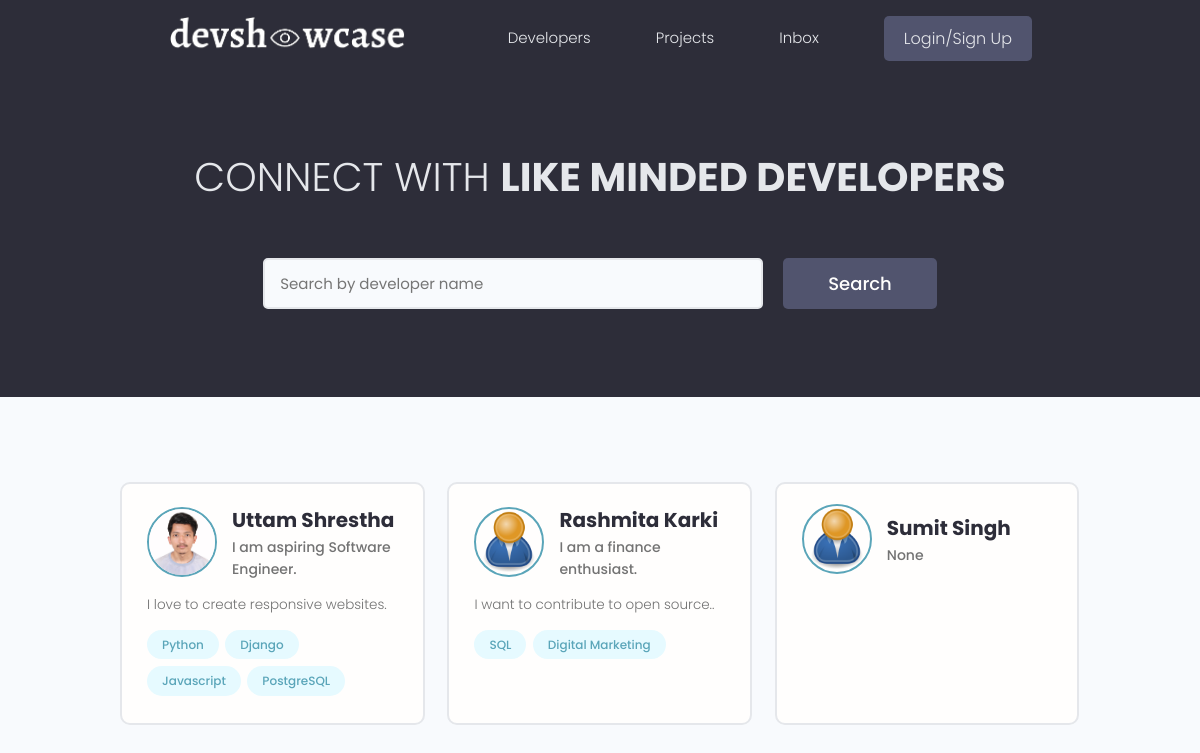
The page / on the database its author committed.
### users/models.py (models this page shows, shortened)
class Profile(models.Model):
    user = models.OneToOneField(User, on_delete=models.CASCADE, null = True, blank = True)  # User has one to one relationship with their Profile means user can create only one Profile.
    name = models.CharField(max_length = 100, blank = True, null = True)
    email = models.EmailField(max_length = 50, blank = True, null = True)
    username = models.CharField(max_length = 20, blank = True, null = True)
    short_intro = models.CharField(max_length = 200, blank = True, null = True)
    location = models.CharField(max_length = 200, blank = True, null = True)
    bio = models.TextField(blank = True, null = True)
    profile_image = models.ImageField(null = True, blank = True, upload_to = 'users/', default='users/user-default.png')
    social_github = models.CharField(max_length = 200, blank = True, null = True)     # user can add github
    social_linkedin = models.CharField(max_length = 200, blank = True, null = True)   # user can add linkedin
    social_website = models.CharField(max_length = 200, blank = True, null = True)    # user can add their website.
    created = models.DateTimeField(auto_now_add=True)
    id = models.UUIDField(default = uuid.uuid4, primary_key = True, editable = False)

class Skill(models.Model):
    owner = models.ForeignKey(Profile, on_delete=models.CASCADE, blank = True, null = True) # when Profile is deleted, delete skill too.
    name = models.CharField(null = True, blank = True, max_length = 40) # name of the skill that user has
    description = models.TextField(null = True, blank= True)
    created = models.DateTimeField(auto_now_add=True)
    id = models.UUIDField(default = uuid.uuid4, primary_key = True, editable = False)
    def __str__(self):
        return self.name

### users/views.py (the view)
# urls.py: path('', views.Profile, name= 'profiles'),
def Profile(request):
    profiles = models.Profile.objects.all() # query all the profiles and store in profiles.
    context = {'profiles': profiles}    # set profiles [key] and profiles [value] to use in template later.
    return render(request, 'users/profiles.html', context)  # pass context to use those variables in template.

### template/users/profiles.html (shortened to what this page needs)
{% extends 'application/main.html' %}
{% block content %}
  <main class="home">
    <section class="hero-section text-center">
      <div class="container container--narrow">
        <div class="hero-section__box">
          <h2>CONNECT WITH <span>LIKE MINDED DEVELOPERS</span></h2>
        </div>
        <div class="hero-section__search">
          <form class="form" action="#" method="get">
            <div class="form__field">
              <input class="input input--text" id="formInput#search" type="text" name="text"
                placeholder="Search by developer name" />
            </div>
            <input class="btn btn--sub btn--lg" type="submit" value="Search" />
          </form>
        </div>
      </div>
    </section>
    <section class="devlist">
      <div class="container">
        <div class="grid grid--three">
        {% for profile in profiles %}
          <div class="column card">
            <div class="dev">
              <a href="{% url 'user-profile' profile.pk %}" class="card__body">
                <div class="dev__profile">
                  <img class="avatar avatar--md" src="{{profile.profile_image.url}}" alt="image" />
                  <div class="dev__meta">
                    <h3>{{profile.name}}</h3>
                    <h5>{{profile.short_intro|slice:"60"}}</h5>
                  </div>
                </div>
                <p class="dev__info">{{profile.bio|slice:"120"}}</p>
                <div class="dev__skills">
                    {% for skill in profile.skill_set.all|slice:"5" %}
                    <span class="tag tag--pill tag--main">
                        <small>{{skill}}</small>
                    </span>
                    {% endfor %}
                </div>
              </a>
            </div>
          </div>
          {% endfor %}
        </div>
      </div>
    </section>
  </main>
{% endblock %}

### static/styles/app.css (style rules this page uses)
:root { --color-sub: #2d2d39; }
.btn--sub { background-color: var(--color-sub-light); }
.card { border: 2px solid var(--color-light); }
img { width: 100%; }
.hero-section { height: 40vh; display: flex; align-items: center; background-color: var(--color-sub); }
.hero-section__box { margin-bottom: 4rem; }
.hero-section__box > h2, .hero-section__box > h2 > span { font-size: 4rem; color: var(--color-light); line-height: 1.3; text-transform: uppercase; }
.hero-section__box > h2 { font-weight: 300; }
.hero-section__box > h2 > span { font-weight: 700; }
.hero-section__search > .form { display: flex; align-items: center; justify-content: center; gap: 2rem; }
.hero-section__search > .form input.input--text { width: 50rem; }
.devlist { margin-top: 8rem; }
.devlist .grid { align-items: stretch; }
.devlist .dev .dev__profile { display: flex; align-items: center; gap: 1.5rem; }
.devlist .dev .dev__meta h3 { color: var(--color-sub); font-size: 2rem; font-weight: 700; }
.devlist .dev .dev__meta h5 { color: var(--color-text); font-size: 1.4rem; font-weight: 500; }
.devlist .dev .dev__info { margin: 1.5rem 0; font-size: 1.35rem; line-height: 1.4; text-align: justify; }

### static/uikit/styles/modules/_variables.css (style rules this page uses)
:root { --color-main: #5aa5b9; --color-main-light: #e6faff; --color-sub: #3f4156; --color-sub-light: #51546e; --color-sub-lighter: #ededfd; --color-text: #737373; --color-gray: #8b8b8b; --color-light: #e5e7eb; --color-light-gray: #767676; --color-bg: #f8fafd; --color-white: #fffefd; --color-white-light: #f3f3f3; --color-success: #359e64; --color-success-bg: #def8e8; --color-error: #fc4b0b; --color-error-bg: #fff2ee; --font-base: 'Poppins', arial, helvetica, 'Segoe UI', roboto, ubuntu, sans-serif; --font-monospace: 'Fira Code', 'Courier New', courier, monospace; --font-regular: 300; --font-medium: 500; --font-bold: 700; --generic-shadow: 1px 1px 5px #00000010; --generic-transition: all 0.3s ease-in-out; }

### static/uikit/styles/modules/_base.css (style rules this page uses)
* { margin: 0; padding: 0; box-sizing: border-box; text-rendering: optimizeLegibility; color: inherit; font-size: inherit; }
html { font-size: 50%; }
@media only screen and (min-width: 480px) { html { font-size: 56.25%; } }
@media only screen and (min-width: 1200px) { html { font-size: 62.5%; } }
body { line-height: 1.6; font-weight: 400; font-size: 1.5rem; color: var(--color-text); background-color: var(--color-bg); min-height: 100vh; }

### static/uikit/styles/modules/_typography.css (style rules this page uses)
* { font-family: var(--font-base); }
h2 { font-size: 3.6rem; font-weight: var(--font-bold); }
h3 { font-size: 3.2rem; font-weight: var(--font-medium); }
h5 { font-size: 2.4rem; font-weight: var(--font-medium); }
h5, h6 { font-weight: var(--font-regular); }
p, span, strong { font-size: 1.6rem; color: var(--color-text); font-weight: var(--font-regular); }
a { padding-bottom: 2px; text-decoration: none; display: inline-block; color: var(--color-main); font-weight: var(--font-medium); }

### static/uikit/styles/modules/_utilities.css (style rules this page uses)
.container { width: 92%; max-width: 165rem; margin: 0 auto; box-sizing: border-box; }
.container--narrow { width: 92%; max-width: 120rem; }
@media screen and (min-width: 1000px) { .container { width: 90%; } }
@media screen and (min-width: 1000px) { .container--narrow { width: 85%; } }
@media screen and (min-width: 1200px) { .container { width: 80%; } }
@media screen and (min-width: 1200px) { .container--narrow { width: 72%; } }
.text-center { text-align: center; }

### static/uikit/styles/modules/_avatar.css (style rules this page uses)
.avatar { border-radius: 50%; border: 2px solid var(--color-main); object-fit: cover; }
.avatar--md { height: 7rem; width: 7rem; }

### static/uikit/styles/modules/_button.css (style rules this page uses)
.btn { display: inline-block; position: relative; cursor: pointer; background-color: var(--color-light); font-weight: var(--font-medium); color: var(--color-sub); text-decoration: none; padding: 1rem 2rem; border-radius: 0.5rem; border: none; width: -webkit-fit-content; width: -moz-fit-content; width: fit-content; height: -webkit-fit-content; height: -moz-fit-content; height: fit-content; font-size: 1.6rem; outline-width: 0; outline-color: transparent; -webkit-backface-visibility: hidden; backface-visibility: hidden; transition: all 0.3s ease-in-out; }
.btn--sub { background-color: var(--color-sub); color: var(--color-white); }
.btn--lg { font-size: 1.8rem; padding: 1.2rem 4.5rem; }

### static/uikit/styles/modules/_card.css (style rules this page uses)
.card { border-radius: 1rem; background-color: var(--color-white); border: 1.5px solid var(--color-light); width: auto; height: auto; margin-top: 0.5rem; margin-bottom: 0.5rem; overflow: hidden; }
.card__body, .card__header { padding: 2rem 2.5rem; }

### rows shown on the page
Profile: profile_image (picture), name "Uttam Shrestha", short_intro "I am aspiring Software Engineer.", bio "I love to create responsive websites."
Skill: name "Python"
Skill: name "Django"
Skill: name "Javascript"
Skill: name "PostgreSQL"
Profile: profile_image (placeholder picture), name "Rashmita Karki", short_intro "I am a finance enthusiast.", bio "I want to contribute to open source.."
Skill: name "SQL"
Skill: name "Digital Marketing"
Profile: profile_image (placeholder picture), name "Sumit Singh", short_intro "None"
